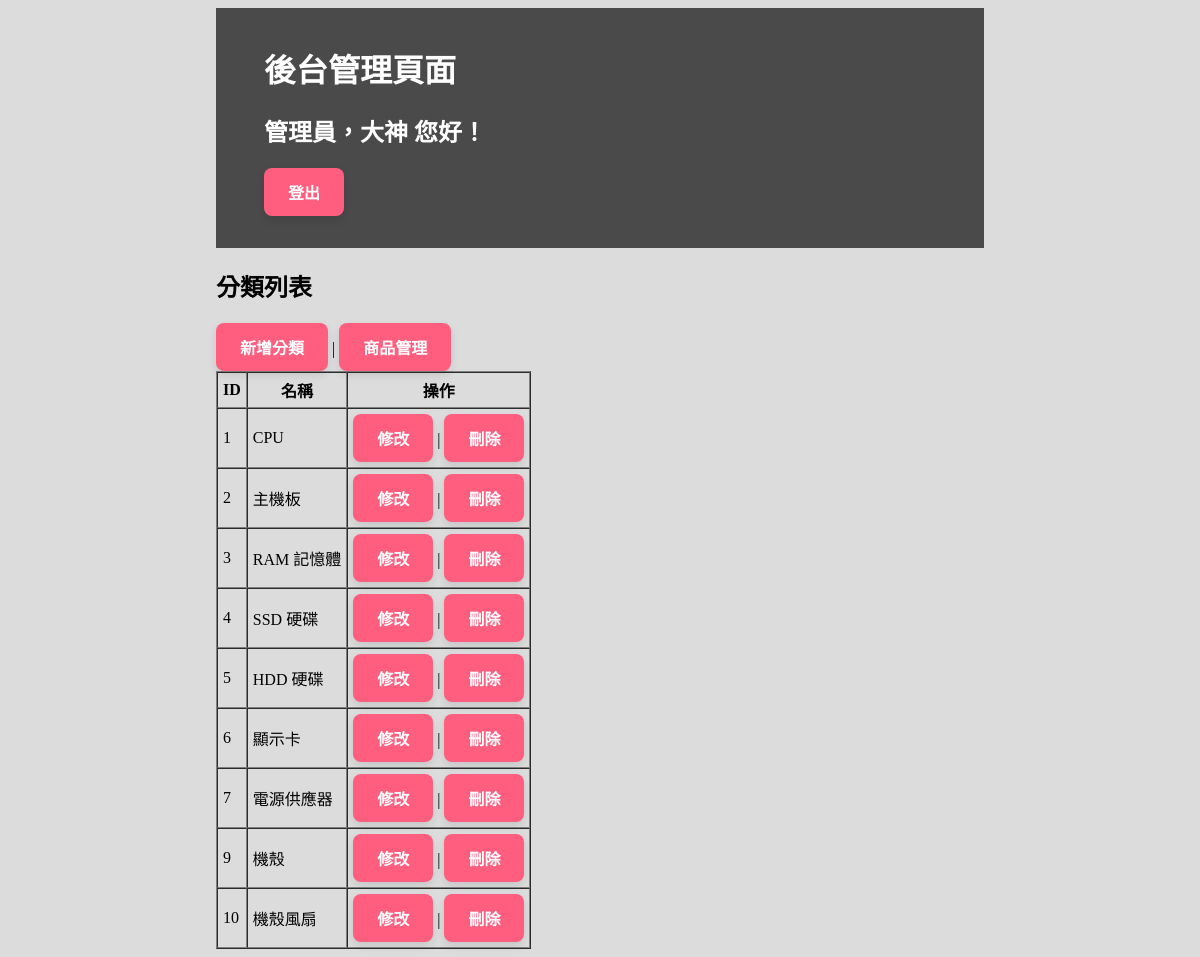
Screenshot of /admin/categories_list.php (signed in) with the database file from the repository.
### tables this page shows
CREATE TABLE categories (
    id INTEGER PRIMARY KEY AUTOINCREMENT,
    name TEXT NOT NULL
);

### admin/categories_list.php (the view, shortened to what this page needs)
<?php
require_once '../database/db.php';
$stmt = $pdo->query("SELECT * FROM categories ORDER BY id ASC");
$categories = $stmt->fetchAll(PDO::FETCH_ASSOC);
?>
<!DOCTYPE html>
<html lang="zh-TW">
<head>
  <link rel="stylesheet" href="../assets/style.css">
</head>
<body>
	<header>
		<h1>後台管理頁面</h1>
		<h2>管理員，<?php echo htmlspecialchars($_SESSION["username"]); ?> 您好！</h2>
		<p><a href="../users/logout.php">登出</a></p>
    </header>
	<main>
		<h2>分類列表</h2>
		<a href="categories_add.php">新增分類</a> | <a href="parts_list.php">商品管理</a>
		<table border="1" cellpadding="5" cellspacing="0">
			<tr><th>ID</th><th>名稱</th><th>操作</th></tr>
			<?php foreach($categories as $cat): ?>
			<tr>
				<td><?= $cat['id'] ?></td>
				<td><?= htmlspecialchars($cat['name']) ?></td>
				<td>
					<a href="categories_edit.php?id=<?= $cat['id'] ?>">修改</a> |
					<a href="categories_delete.php?id=<?= $cat['id'] ?>" onclick="return confirm('確定刪除？')">刪除</a>
				</td>
			</tr>
			<?php endforeach; ?>
		</table>
	</main>
</body>

### assets/style.css (style rules this page uses)
body { background-color:#dcdcdc; padding-left: 13rem; padding-right: 13rem; }
body a { display: inline-block; text-decoration: none; background-color: #ff5e7e; color: white; border: none; border-radius: 8px; padding: 12px 24px; font-size: 16px; font-weight: bold; cursor: pointer; transition: all 0.2s ease-in-out; box-shadow: 0 4px 8px rgba(0, 0, 0, 0.1); }
header { background-color:#4a4a4a; padding-left:3rem; padding-bottom:1rem; padding-top:1rem; }
header h1 { color:white; }
header h2 { color:white; }
header p { color:white; }

### rows the page displays
categories: id "1", name "CPU"
categories: id "2", name "主機板"
categories: id "3", name "RAM 記憶體"
categories: id "4", name "SSD 硬碟"
categories: id "5", name "HDD 硬碟"
categories: id "6", name "顯示卡"
categories: id "7", name "電源供應器"
categories: id "9", name "機殼"
categories: id "10", name "機殼風扇"

### other values shown
$_SESSION["username"] "大神"
